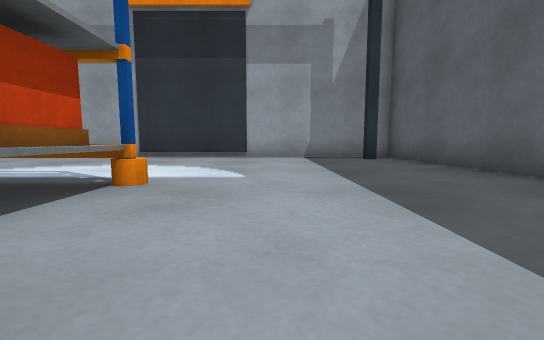
View 1 (above)

22 first-person views from a walk through a robot-simulator world made for Gazebo. The camera is 0.5 m above the floor, tilts 6° down and sees 90° across. The floor is counted in squares, 1 m on a side. Each view is taken from the middle of a square. On the plan, view 1 faces up. The plan holds only what a view shows up to about 9 squares ahead; the rest is blank. The robots in the file are not drawn.

View 2
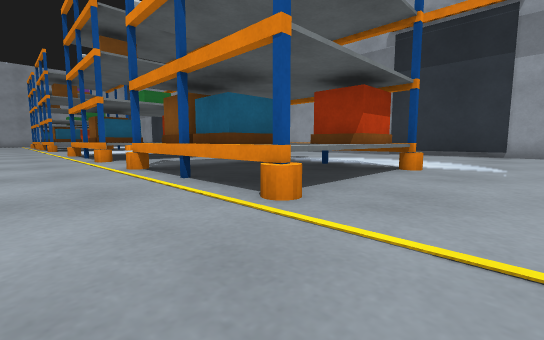

View 3
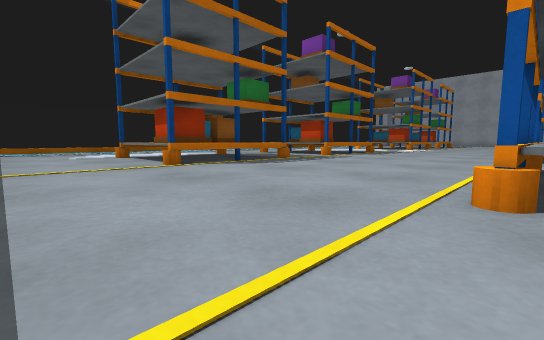

View 4
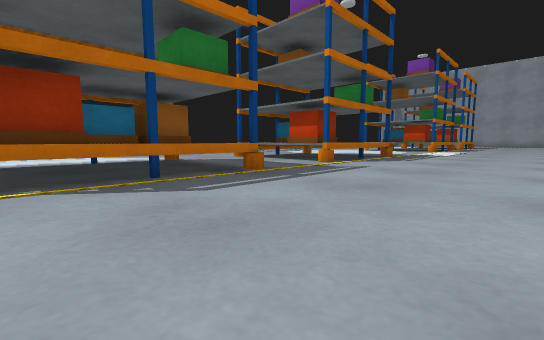

View 5
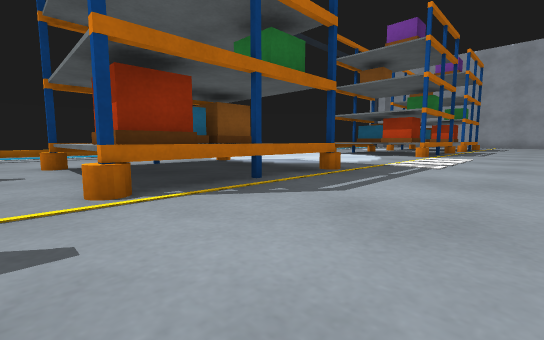

View 6
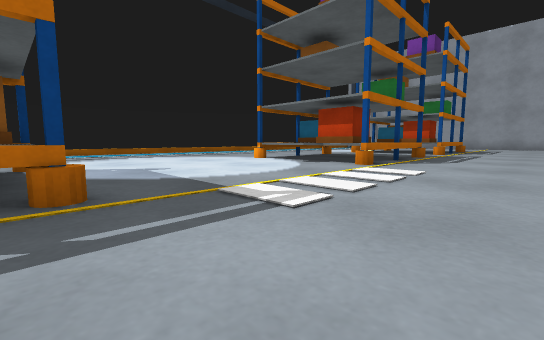

View 7
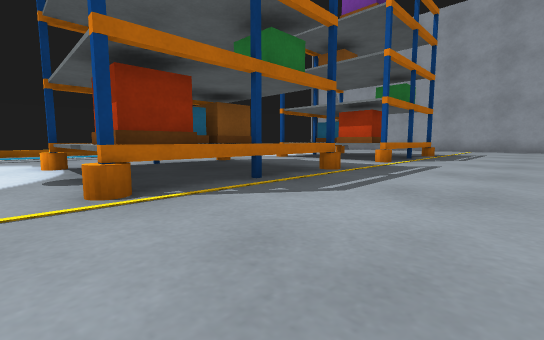

View 8
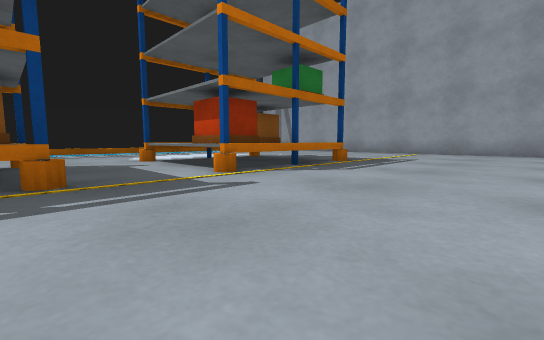

View 9
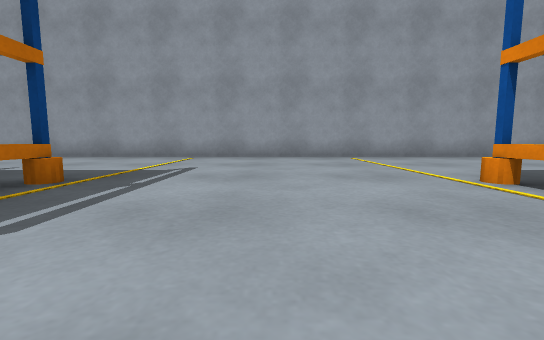

View 10
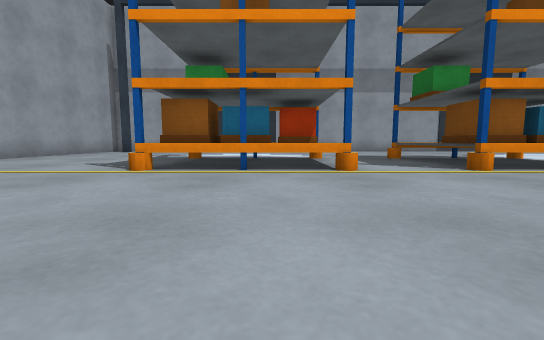

View 11
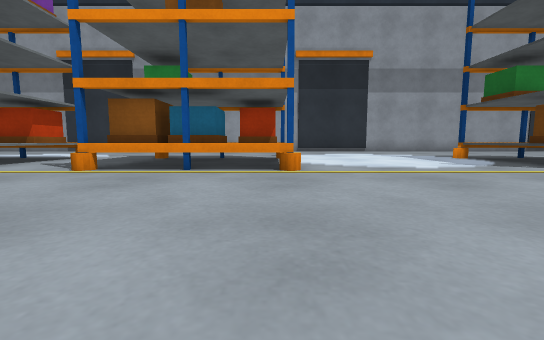

View 12
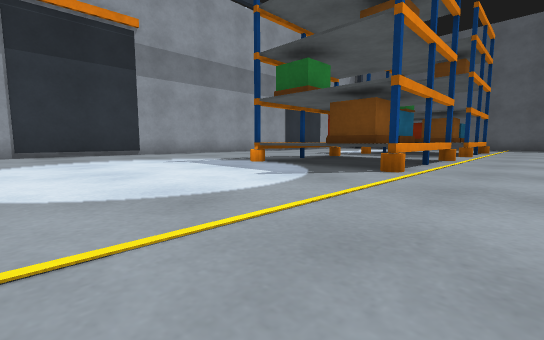

View 13
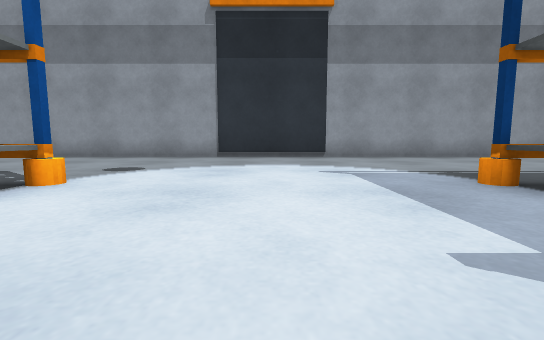

View 14
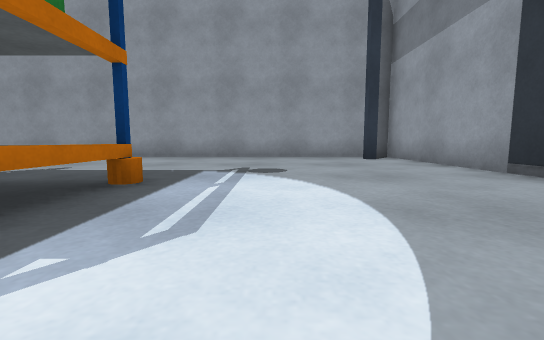

View 15
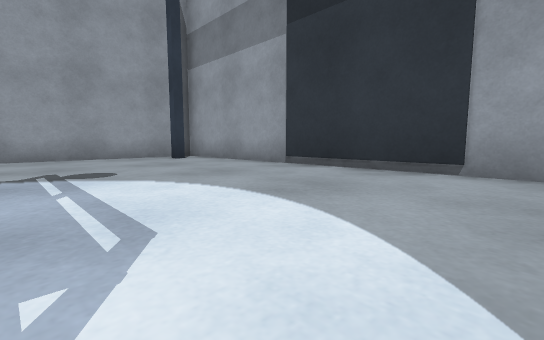

View 16
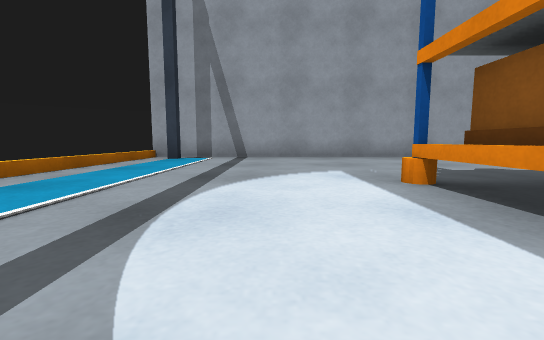

View 17
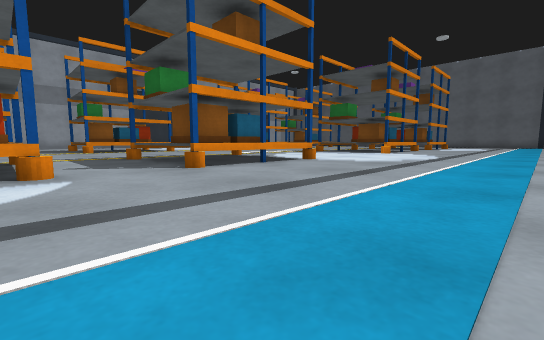

View 18
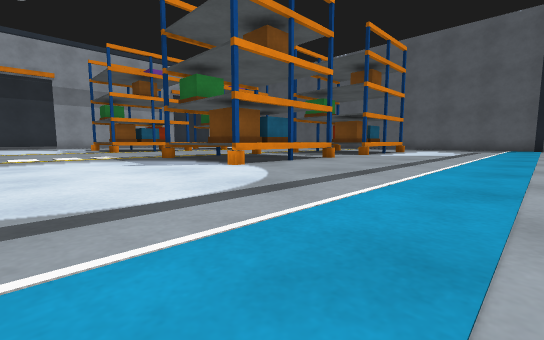

View 19
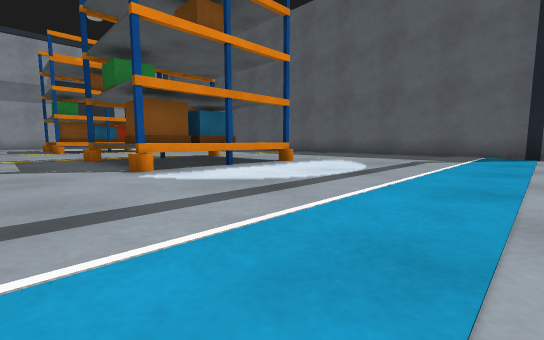

View 20
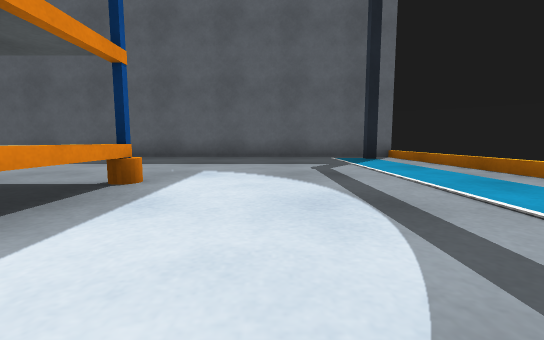

View 21
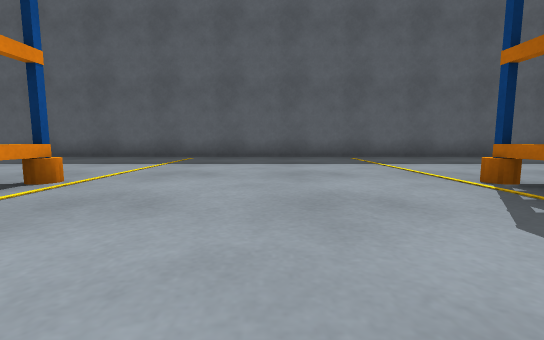

View 22
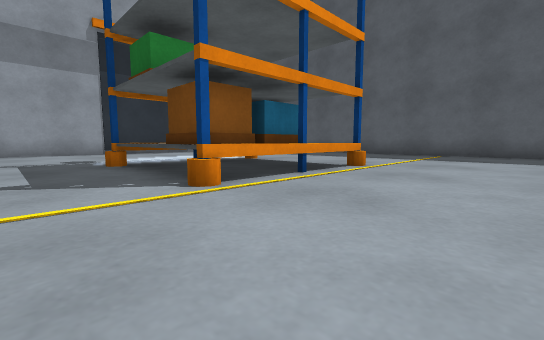

### Floor plan
Points are (right, up) in squares from view 1. A wall is a line through its corners. A room is listed if a view was taken in it or the views show most of it. See-through windows are left out.
Room 1 (views 1, 2, 3, 4, 5, 6, 7, 8, 9, 10, 11, 12, 13, 14, 15, 16, 17, 18, 19, 20, 21, 22)
walls: (3.7, -14.7) (3.7, 8.7) (-31.7, 8.7) (-31.7, -14.7)
low walls: (2.1, -14.7) (3.7, -14.7); (-31.7, -14.7) (-30.1, -14.7)
objects: blue post (-31, -14); blue post (-31, 8); rack (-26, -9) to (-23, -6); rack (-26, 0) to (-23, 3); rack (-20, -9) to (-17, -6); rack (-20, 0) to (-17, 3); rack (-11, -9) to (-8, -6); rack (-11, 0) to (-8, 3); rack (-5, -9) to (-2, -6); rack (-5, 0) to (-2, 3); blue post (3, -14); blue post (3, 8)

Where each view was taken, in squares from view 1:
view 1: 0 up, 0 right, facing up
view 2: 2 down, 0 right, facing up-left
view 3: 0 up, 1 right, facing down-left
view 4: 2 down, 2 left, facing down-left
view 5: 3 down, 7 left, facing down-left
view 6: 3 down, 11 left, facing down-left
view 7: 3 down, 16 left, facing down-left
view 8: 2 down, 20 left, facing down-left
view 9: 3 down, 23 left, facing left
view 10: 5 down, 24 left, facing up
view 11: 5 down, 17 left, facing up
view 12: 2 down, 16 left, facing up-right
view 13: 0 up, 14 left, facing up
view 14: 5 up, 23 left, facing left
view 15: 4 up, 23 left, facing up-left
view 16: 11 down, 23 left, facing left
view 17: 14 down, 23 left, facing up-right
view 18: 14 down, 15 left, facing up-right
view 19: 14 down, 7 left, facing up-right
view 20: 11 down, 5 left, facing right
view 21: 3 down, 5 left, facing right
view 22: 3 down, 7 left, facing up-right
